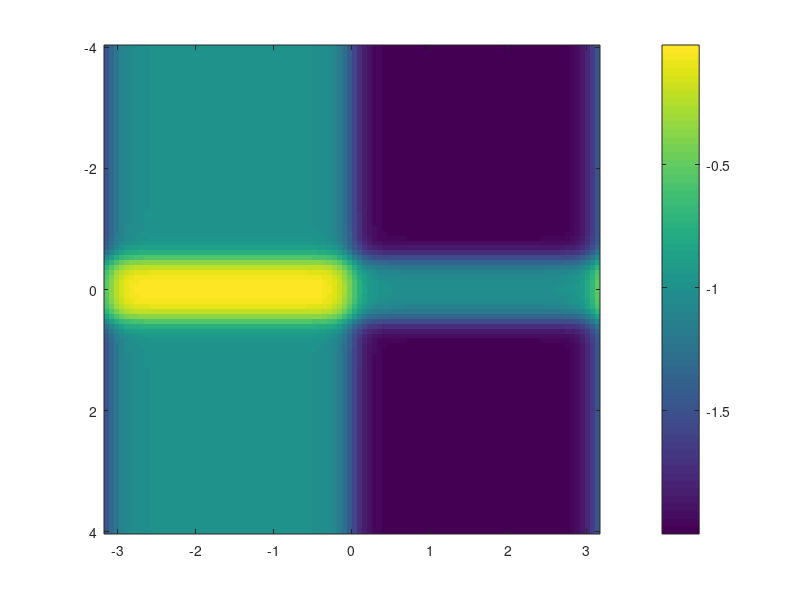

Here is the MATLAB script that generated this plot: (Note: this script raises an error after producing the figure.)
%% Plot activation

u = linspace(-pi, pi, 100);
du = linspace(-4, 4, 100);

[X,Y] = meshgrid(u,du);
uy = (1-tanh(5*sin(X)))/2 -1;
duy = (tanh(5*(Y+0.5)) - tanh(5*(Y-0.5)))/2 - 1;
data = uy + duy;

y = [du(1), du(end)];
x = [u(1), u(end)];
image(x, y, data, 'CDataMapping','scaled');
colorbar


%% No sensory link strength test

params.gfm = -2.0;
params.gsp = 6.0;
params.dfm = 0.0;
params.dsp = 0.5;
params.dsm = -0.5;
params.dup = -0.5;

params.rflx_g = 1;
params.max_torque = 10;
params.noisePwr = 3*10^-7;
params.sampleTime = 0.001;

var_params.gsm = [-0.1, 0.03];
var_params.gup = [3, 0.05];
var_params.Iapp = [0.0, 0.05];

u_params.gsm = var_params.gsm(1);
u_params.gup = var_params.gup(1);
u_params.Iapp = var_params.Iapp(1);

model = "test_stability_link_auto_tmp";

eval_params.nbEval = 1000;
eval_params.nbOut = 2;
eval_params.StopTime = 20;
eval_params.StartAnalyseTime = 5;
eval_params.func = @postsim_angle_frequency_descrepency;

nb_par = 200;

%return_vec = monteCarloTest(params, var_params, model, eval_params, nb_par);
SelectValAndPlot(model, params, u_params);

%save("monteCarloEliptic.mat", "return_vec", "params", "var_params", "model", "eval_params", "nb_par")


var_params.gsm = -5:0.25:-3;
var_params.gup = 4:0.25:6;
var_params.Iapp = -3:0.25:-1;
eval_params.nbEval = 3;

out_v = parameterChart(params, var_params, model, eval_params, nb_par);

%% Sensory with inhibition test
model = "test_stability_link_auto_neuron_sense_feedback";

params = struct();
var_params = struct();
u_params = struct();

params.Iapp = -2;
params.gfm = -2.0;
params.gsp = 6.0;
params.gsm = -4.0;
params.gup = 5.0;
params.dfm = 0.0;
params.dsp = 0.5;
params.dsm = -0.5;
params.dup = -0.5;


params.gfm_s = -2; % Balance between Gsp and Gsm (at the equilibrium point)
params.gsp_s = 4;
params.gsm_s = -1;
params.gup_s = 1;
params.dfm_s = 0.0;
params.dsp_s = 0.5;
params.dsm_s = -0.5;
params.dup_s = -0.5;


params.max_torque = 10;
params.noisePwr = 3*10^-7;
params.sampleTime = 0.001;

var_params.gsyn_sm = [1.5, 0.01];
var_params.dsyn_sm = [-0.5, 0.01];

var_params.gsyn_ms = [-1.5, 0.01];
var_params.dsyn_ms = [-0.5, 0.01];

u_params.gsyn_sm = var_params.gsyn_sm(1);
u_params.dsyn_sm = var_params.dsyn_sm(1);

u_params.gsyn_ms = var_params.gsyn_ms(1);
u_params.dsyn_ms = var_params.dsyn_ms(1);
u_params.Iapp_s = 0.0;
u_params.rflx_g = 1;

SelectValAndPlot(model, params, u_params);

%% Speed test
model = "test_stability_link_auto_speed";

params = struct();
u_params = struct();

u_params.gfm = -2.0;
u_params.gsp = 6.0;
u_params.gsm = -4.0;
u_params.gup = 5.0;
params.dfm = 0.0;
params.dsp = 0.5;
params.dsm = -0.5;
params.dup = -0.5;

params.max_torque = 10;
params.noisePwr = 3*10^-7;
params.sampleTime = 0.001;

u_params.Iapp = -2;
u_params.rflx_g = 1;

SelectValAndPlot(model, params, u_params);


%% Test 

model = "test_stability_link_auto_speed";

params = struct();

params.noisePwr = 3*10^-7;
params.sampleTime = 0.001;

params.gfm = -2.0;
params.gsp = 6.0;
params.gsm = -4;
params.gup = 5;
params.dfm = 0.0;
params.dsp = 0.5;
params.dsm = -0.5;
params.dup = -0.5;
params.Iapp = -2.0;

params.rflx_g = 1;
params.max_torque = 10;

simToCsv("one_neuron_sim.csv", model, params, 50);


%% Generate Parameters Map

eval_params = struct();

nb_par = 100;

% We will use the same evaluation parameters for all tests

eval_params.nbEval = 1;
eval_params.nbOut = 3;
eval_params.StopTime = 25;
eval_params.StartAnalyseTime = 8;
eval_params.func = @postsim_angle_frequency_descrepency;


model = "test_stability_link_auto";

params = struct();
var_params = struct();

params.gfm = -2.0;
params.gsp = 6.0;
params.dfm = 0.0;
params.dsp = 0.5;
params.dsm = -0.5;
params.dup = -0.5;

params.noisePwr = 3*10^-7;
params.sampleTime = 0.001;

var_params.gsm = -5.0 : 0.2 : -3.0;
var_params.gup = 4.0 : 0.2 : 6.0;
var_params.Iapp = -2.0 : 0.2 : 0.0;
var_params.rflx_g = [0, 1, 5];
var_params.max_torque = [1, 3, 10];

out_values = parameterChart(params, var_params, model, eval_params, nb_par);
save("Sin_Sensory_ParamChart.mat", "out_values", "params", "var_params", "eval_params", "model");


model = "test_stability_link_auto_speed";

params = struct();
var_params = struct();

params.gfm = -2.0;
params.gsp = 6.0;
params.dfm = 0.0;
params.dsp = 0.5;
params.dsm = -0.5;
params.dup = -0.5;

params.noisePwr = 3*10^-7;
params.sampleTime = 0.001;

var_params.gsm = -5.0 : 0.2 : -3.0;
var_params.gup = 4.0 : 0.2 : 6.0;
var_params.Iapp = -2.0 : 0.2 : 0.0;
var_params.rflx_g = [1, 5];
var_params.max_torque = [1, 3, 10];

out_values = parameterChart(params, var_params, model, eval_params, nb_par);
save("Speed_Sensory_ParamChart.mat", "out_values", "params", "var_params", "eval_params", "model");


model = "test_stability_link_auto_neuron_sense";

params = struct();
var_params = struct();

params.gfm = -2.0;
params.gsp = 6.0;
params.dfm = 0.0;
params.dsp = 0.5;
params.dsm = -0.5;
params.dup = -0.5;

% Param for sensing neuron
params.Iapp_s = 0.1;
params.gfm_s = -2; % Balance between Gsp and Gsm (at the equilibrium point)
params.gsp_s = 4;
params.gsm_s = -1;
params.gup_s = 1;
params.dfm_s = 0.0;
params.dsp_s = 0.5;
params.dsm_s = -0.5;
params.dup_s = -0.5;

params.dsyn_s = -0.5;
params.rflx_g = 1;

params.noisePwr = 3*10^-7;
params.sampleTime = 0.001;

var_params.gsm = -5.0 : 0.2 : -3.0;
var_params.gup = 4.0 : 0.2 : 6.0;
var_params.Iapp = -2.0 : 0.2 : 0.0;
var_params.gsyn_s = [1, 3];
var_params.max_torque = [1, 3, 10];

out_values = parameterChart(params, var_params, model, eval_params, nb_par);
save("Neuron_Sensory_ParamChart.mat", "out_values", "params", "var_params", "eval_params", "model");


%% Montecarlo on basic bursting and eliptic

eval_params = struct();

nb_par = 100;

eval_params.nbEval = 2000;
eval_params.nbOut = 3;
eval_params.StopTime = 25;
eval_params.StartAnalyseTime = 8;
eval_params.func = @postsim_angle_frequency_descrepency;

%nofeed
model = "test_stability_link_auto";

params = struct();
var_params = struct();

params.gfm = -2.0;
params.gsp = 6.0;
params.dfm = 0.0;
params.dsp = 0.5;
params.dsm = -0.5;
params.dup = -0.5;

params.rflx_g = 0;
params.max_torque = 10;
params.noisePwr = 3*10^-7;
params.sampleTime = 0.001;

var_params.gsm = [-0.1, 0.03];
var_params.gup = [4, 0.05];
var_params.Iapp = [0.0, 0.05];

return_vec = monteCarloTest(params, var_params, model, eval_params, nb_par);

save("Nofeed_monteCarloFragile.mat", "return_vec", "params", "var_params", "eval_params", "model");

params = struct();
var_params = struct();

params.gfm = -2.0;
params.gsp = 6.0;
params.dfm = 0.0;
params.dsp = 0.5;
params.dsm = -0.5;
params.dup = -0.5;

params.rflx_g = 0;
params.max_torque = 10;
params.noisePwr = 3*10^-7;
params.sampleTime = 0.001;

var_params.gsm = [-4, 0.03];
var_params.gup = [5, 0.05];
var_params.Iapp = [-2, 0.05];

return_vec = monteCarloTest(params, var_params, model, eval_params, nb_par);

save("Nofeed_monteCarloNormal.mat", "return_vec", "params", "var_params", "eval_params", "model");


%sin
model = "test_stability_link_auto";

params = struct();
var_params = struct();

params.gfm = -2.0;
params.gsp = 6.0;
params.dfm = 0.0;
params.dsp = 0.5;
params.dsm = -0.5;
params.dup = -0.5;

params.rflx_g = 5;
params.max_torque = 10;
params.noisePwr = 3*10^-7;
params.sampleTime = 0.001;

var_params.gsm = [-0.1, 0.03];
var_params.gup = [4, 0.05];
var_params.Iapp = [0.0, 0.05];

return_vec = monteCarloTest(params, var_params, model, eval_params, nb_par);

save("Sin_monteCarloFragile.mat", "return_vec", "params", "var_params", "eval_params", "model");

params = struct();
var_params = struct();

params.gfm = -2.0;
params.gsp = 6.0;
params.dfm = 0.0;
params.dsp = 0.5;
params.dsm = -0.5;
params.dup = -0.5;

params.rflx_g = 5;
params.max_torque = 10;
params.noisePwr = 3*10^-7;
params.sampleTime = 0.001;

var_params.gsm = [-4, 0.03];
var_params.gup = [5, 0.05];
var_params.Iapp = [-2, 0.05];

return_vec = monteCarloTest(params, var_params, model, eval_params, nb_par);

save("Sin_monteCarloNormal.mat", "return_vec", "params", "var_params", "eval_params", "model");


%speed
model = "test_stability_link_auto_speed";

params = struct();
var_params = struct();

params.gfm = -2.0;
params.gsp = 6.0;
params.dfm = 0.0;
params.dsp = 0.5;
params.dsm = -0.5;
params.dup = -0.5;

params.rflx_g = 5;
params.max_torque = 10;
params.noisePwr = 3*10^-7;
params.sampleTime = 0.001;

var_params.gsm = [-0.1, 0.03];
var_params.gup = [4, 0.05];
var_params.Iapp = [0.0, 0.05];

return_vec = monteCarloTest(params, var_params, model, eval_params, nb_par);

save("Speed_monteCarloFragile.mat", "return_vec", "params", "var_params", "eval_params", "model");

params = struct();
var_params = struct();

params.gfm = -2.0;
params.gsp = 6.0;
params.dfm = 0.0;
params.dsp = 0.5;
params.dsm = -0.5;
params.dup = -0.5;

params.rflx_g = 5;
params.max_torque = 10;
params.noisePwr = 3*10^-7;
params.sampleTime = 0.001;

var_params.gsm = [-4, 0.03];
var_params.gup = [5, 0.05];
var_params.Iapp = [-2, 0.05];

return_vec = monteCarloTest(params, var_params, model, eval_params, nb_par);

save("Speed_monteCarloNormal.mat", "return_vec", "params", "var_params", "eval_params", "model");


%neuron
model = "test_stability_link_auto_neuron_sense";

params = struct();
var_params = struct();

params.gfm = -2.0;
params.gsp = 6.0;
params.dfm = 0.0;
params.dsp = 0.5;
params.dsm = -0.5;
params.dup = -0.5;

% Param for sensing neuron
params.Iapp_s = 0.1;
params.gfm_s = -2; % Balance between Gsp and Gsm (at the equilibrium point)
params.gsp_s = 4;
params.gsm_s = -1;
params.gup_s = 1;
params.dfm_s = 0.0;
params.dsp_s = 0.5;
params.dsm_s = -0.5;
params.dup_s = -0.5;

params.dsyn_s = -0.5;
params.gsyn_s = 3;

params.rflx_g = 1;
params.max_torque = 10;
params.noisePwr = 3*10^-7;
params.sampleTime = 0.001;

var_params.gsm = [-0.1, 0.03];
var_params.gup = [4, 0.05];
var_params.Iapp = [0.0, 0.05];

return_vec = monteCarloTest(params, var_params, model, eval_params, nb_par);

save("Neuron_monteCarloFragile.mat", "return_vec", "params", "var_params", "eval_params", "model");

params = struct();
var_params = struct();

params.gfm = -2.0;
params.gsp = 6.0;
params.dfm = 0.0;
params.dsp = 0.5;
params.dsm = -0.5;
params.dup = -0.5;

% Param for sensing neuron
params.Iapp_s = 0.1;
params.gfm_s = -2; % Balance between Gsp and Gsm (at the equilibrium point)
params.gsp_s = 4;
params.gsm_s = -1;
params.gup_s = 1;
params.dfm_s = 0.0;
params.dsp_s = 0.5;
params.dsm_s = -0.5;
params.dup_s = -0.5;

params.dsyn_s = -0.5;
params.gsyn_s = 3;

params.rflx_g = 1;
params.max_torque = 10;
params.noisePwr = 3*10^-7;
params.sampleTime = 0.001;

var_params.gsm = [-4, 0.03];
var_params.gup = [5, 0.05];
var_params.Iapp = [-2, 0.05];

return_vec = monteCarloTest(params, var_params, model, eval_params, nb_par);

save("Neuron_monteCarloNormal.mat", "return_vec", "params", "var_params", "eval_params", "model");

%%

% nofeed

model = "test_stability_link_auto";

params = struct();

params.Iapp = 0;
params.gfm = -2.0;
params.gsp = 6.0;
params.gsm = -5.0;
params.gup = 4.0;
params.dfm = 0.0;
params.dsp = 0.5;
params.dsm = -0.5;
params.dup = -0.5;

params.max_torque = 10;
params.noisePwr = 3*10^-7;
params.sampleTime = 0.001;

params.rflx_g = 0;

simToCsv("single_nofeed_i0.csv", model, params, 25);

%%

% sin

model = "test_stability_link_auto";

params = struct();

params.Iapp = 0;
params.gfm = -2.0;
params.gsp = 6.0;
params.gsm = -5.0;
params.gup = 4.0;
params.dfm = 0.0;
params.dsp = 0.5;
params.dsm = -0.5;
params.dup = -0.5;

params.max_torque = 10;
params.noisePwr = 3*10^-7;
params.sampleTime = 0.001;

params.rflx_g = 0;

simToCsv("single_sin_i0.csv", model, params, 25);

%%
% speed

model = "test_stability_link_auto_speed";

params = struct();

params.Iapp = 0;
params.gfm = -2.0;
params.gsp = 6.0;
params.gsm = -5;
params.gup = 5.0;
params.dfm = 0.0;
params.dsp = 0.5;
params.dsm = -0.5;
params.dup = -0.5;

params.max_torque = 1;
params.noisePwr = 3*10^-7;
params.sampleTime = 0.001;

params.rflx_g = 1;

simToCsv("single_speed_im2_low.csv", model, params, 25);

%%
% neuron

model = "test_stability_link_auto_neuron_sense";

params = struct();

params.Iapp = -2;
params.gfm = -2.0;
params.gsp = 6.0;
params.gsm = -5;
params.gup = 5.0;
params.dfm = 0.0;
params.dsp = 0.5;
params.dsm = -0.5;
params.dup = -0.5;


params.gfm_s = -2; % Balance between Gsp and Gsm (at the equilibrium point)
params.gsp_s = 4;
params.gsm_s = -1;
params.gup_s = 1;
params.dfm_s = 0.0;
params.dsp_s = 0.5;
params.dsm_s = -0.5;
params.dup_s = -0.5;


params.max_torque = 1;
params.noisePwr = 3*10^-7;
params.sampleTime = 0.001;

params.dsyn_s = -0.5;
params.gsyn_s = 1;

params.Iapp_s = 0.1;
params.rflx_g = 1;

simToCsv("single_neuron_im2_low.csv", model, params, 25);



%% From Struct to Workspace

fixed_param_fields = fieldnames(params);
for k = 1:length(fixed_param_fields)
    name = fixed_param_fields{k};
    eval_str = sprintf('%s = %f',name, params.(name));
    eval(eval_str);
end
updatable_params_fields = fieldnames(u_params);
for k = 1:length(updatable_params_fields)
    name = updatable_params_fields{k};
    eval_str = sprintf('%s = %f',name, u_params.(name));
    eval(eval_str);
end
